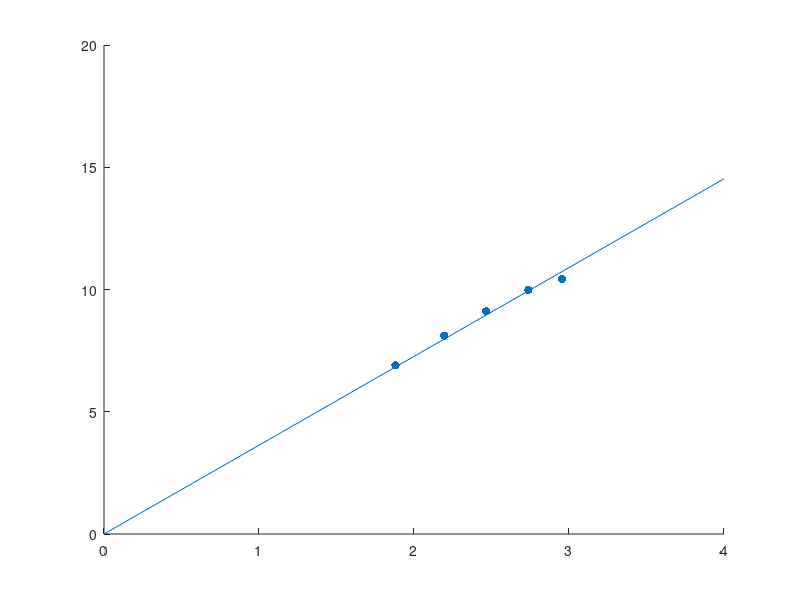

The MATLAB script that drew this image: (Note: this script raises an error after producing the figure.)
% Dados
x = [2.955 2.738 2.465 2.195 1.88];
y = [10.420, 9.980, 9.110, 8.11, 6.9];

linearModel = @(a, x) a*x;

% Estimativa inicial do coeficiente a
a0 = 1;

% Ajuste dos parâmetros usando lsqcurvefit
a_est = lsqcurvefit(linearModel, a0, x, y);

x1 = linspace(0, 4, 50);
y_fit = linearModel(a_est, x1);

% Gráfico
figure;
scatter(x, y, 'filled', 'DisplayName', 'Dados'); % Dados originais
hold on;
plot(x1, y_fit, 'DisplayName', 'Ajuste linear');
legend('Dados', 'Ajuste Linear', FontSize=20);
xlabel('$u(t)$', FontSize=20);
ylabel('$V_m$', FontSize=20);

disp('Parâmetro ajustado (a):');
disp(a_est);

saveas(gcf,'ajustelinear.eps', 'epsc')

Ka = a_est;
save Ka
